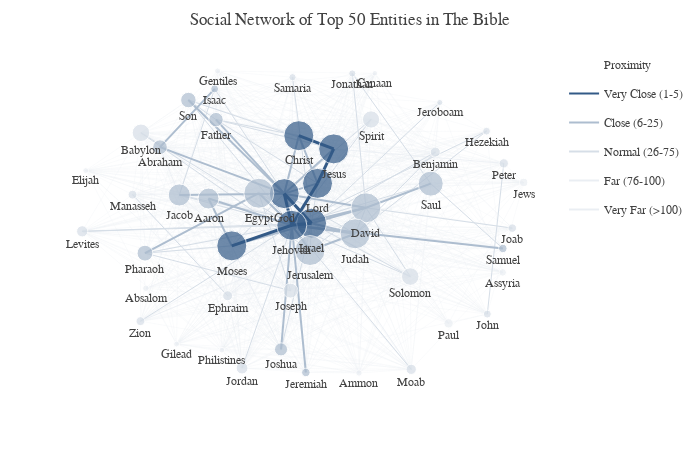

Notebook source saved alongside this figure:
### Markdown cell above
### The Social Network

Having defined the vertices and edges, we can now construct the social network.

### Code cell
# Construct the Graph
G = nx.Graph()
G.add_nodes_from(w for w,_ in vertices.items())
sorted_vertices = sorted(vertices.items(), key=operator.itemgetter(1), reverse = True)

G.add_weighted_edges_from((k[0], k[1], v) for k, v in intimacies.items())
nx.set_edge_attributes(G, values=proximities, name="proximity")



############################### Plotly Construction ###########################

# For illustrative purposes, let us show only the top 50 entities
n_show = 50
sub_G = G.subgraph(n for n, _ in sorted_vertices[:n_show])

pos = nx.spring_layout(sub_G, k=3.0)

############################### Prepare Vertices ##############################

# Construct Vertices Information for Plotly
v_plotly = {}
for node in sub_G.nodes():
    
    # Create Hover Text
    top_edges = sorted(G[node].items(),key=lambda v: v[1]["proximity"])[:5]
    appearances = vertices[node]
    connections = G.degree(node)
    hovertext = "<b>Name: </b>{}<br>".format(node) + \
                "<b>Word Appearances:</b> {:d}<br>".format(appearances) + \
                "<b># Connections:</b> {:d}<br>".format(connections) + \
                "<b>Closest Neighbors (and Proximity):</b><br>" + \
                "<br>".join("{} ({:.0f})".format(e[0], e[1]["proximity"]) for e in top_edges)
    
    v_plotly[node] = {
        "x": pos[node][0],
        "y": pos[node][1],
        "size": min(vertices[node] / 500. * 30.,30),
        "color": _d.fade_color(_d.txt_color,0.3),
        "hovertext": hovertext,
        "rank": 9999 # To determine which color to be plotted
    }

############################### Prepare Edges ##############################
e_plotly = {}

# Define Edge Groups for Plotly
edge_groups = OrderedDict([
    ("Very Close (1-5)", {
        "range": [0, 5],
        "color": _d.get_color(0),
        "linew": 3.
    }),
    ("Close (6-25)", {
        "range": [6, 25],
        "color": _d.fade_color(_d.get_color(0),0.4),
        "linew": 2.
    }),
    ("Normal (26-75)", {
        "range": [26, 75],
        "color": _d.fade_color(_d.get_color(0),0.2),
        "linew": 1.
    }),
    ("Far (76-100)", {
        "range": [76, 100],
        "color": _d.fade_color(_d.get_color(0),0.1),
        "linew": 0.75       
    }),
    ("Very Far (>100)", {
        "range": [101, math.inf],
        "color": _d.fade_color(_d.get_color(0),0.1),
        "linew": 0.25       
    })
])

def find_edge_group_item(proximity):
    for k, v in edge_groups.items():
        l_b, u_b = v["range"]
        if l_b <= proximity and proximity <= u_b:         
            return (k, v)
        
# Construct Edges for Plotly
for edge in sub_G.edges():
    
    # Get Distance and Group
    proximity = int(G[edge[0]][edge[1]]["proximity"])
    g_name, g_attrs = find_edge_group_item(proximity)
    
    # Positions
    x0, y0 = pos[edge[0]]
    x1, y1 = pos[edge[1]]
    
    e_plotly[edge[0] + "-" + edge[1]] = {
        "nodes" : [edge[0], edge[1]],
        "x": [x0, x1],
        "y": [y0, y1],
        "group": g_name,
        "color": g_attrs["color"],
        "linewidth": g_attrs["linew"],
        "proximity": proximity
    }
    
    # Update Information on Vertices End
    v_plotly[edge[0]]["rank"] = min(proximity, v_plotly[edge[0]]["rank"])
    v_plotly[edge[1]]["rank"] = min(proximity, v_plotly[edge[1]]["rank"])
  

# Update Vertices Color Based on Ranking
for k, v in v_plotly.items():
    _, g_attr = find_edge_group_item(v["rank"])
    v["color"] = g_attr["color"]

############################### Draw Elements ##############################
# Create Elements For Plotly
data = []

# Edges First So That Vertices Are In Front of Nodes
for k,v in sorted(e_plotly.items(), key=lambda e: e[1]["proximity"], reverse=True):
    data.append(py_go.Scatter(
        mode="lines",
        line=py_go.scatter.Line(
            width=v["linewidth"],
            color=v["color"]
        ),
        
        x=v["x"],
        y=v["y"],
        
        legendgroup=v["group"],
        showlegend = False,
        
        hoverinfo="none"
    ))
    
# Vertices Next
data.append(py_go.Scatter(
    mode='markers+text',
    marker=py_go.scatter.Marker(
        color=[v["color"] for _,v in v_plotly.items()],
        size=[v["size"] for _,v in v_plotly.items()]),
    textposition='bottom center',
    
    x=[v["x"] for _,v in v_plotly.items()],
    y=[v["y"] for _,v in v_plotly.items()],
    text=[k for k in v_plotly.keys()],
    
    showlegend = False,
    
    hoverinfo='text',
    hovertext= [v["hovertext"] for _,v in v_plotly.items()]
))

# Append Legends
data.append(py_go.Scatter(
                name="Proximity",
                mode="none",
                x = [0,0], y = [0,0],

                showlegend = True,

                hoverinfo="none"
            ))

data.extend([ py_go.Scatter(
                name=k,
                mode="lines",
                line=py_go.scatter.Line(
                    color=v["color"]
                ),        
                x = [0,0], y = [0,0],

                legendgroup = k,
                showlegend = True,
    
                hoverinfo="none"
            ) for k, v in edge_groups.items() ])  

# Layouts
layout = py_go.Layout(_d.py_layout)
layout["title"] = "Social Network of Top " + str(n_show) + " Entities in The Bible"
layout["title"]["x"] = 0.5
layout["width"] = 700
layout["height"] = 475
layout["hovermode"]='closest'
layout["xaxis"] = py_go.layout.XAxis(showgrid=False, zeroline=False, showticklabels=False)
layout["yaxis"] = py_go.layout.YAxis(showgrid=False, zeroline=False, showticklabels=False)
fig = py_go.Figure(data=data,layout=layout)

py.iplot(fig, config=_d.py_config)
